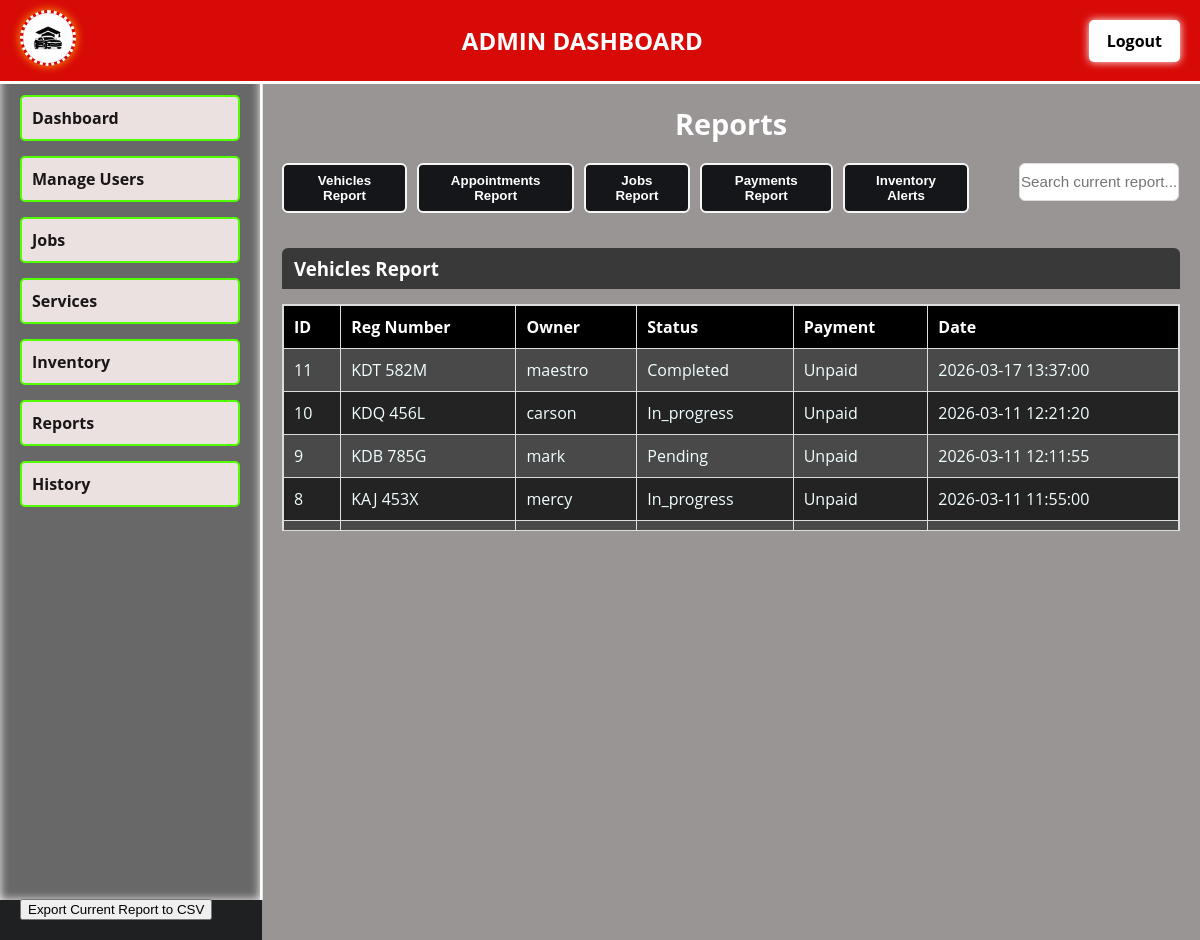
The app's page /admin/admin_reports.php with its own data.
### tables this page shows
CREATE TABLE `vehicles` (
  `id` int(11) NOT NULL,
  `reg_number` varchar(20) NOT NULL,
  `owner_id` int(11) NOT NULL,
  `phone` varchar(20) NOT NULL,
  `status` enum('pending','in_progress','completed') DEFAULT 'pending',
  `payment_status` enum('unpaid','paid') DEFAULT 'unpaid',
  `created_at` timestamp NOT NULL DEFAULT current_timestamp()
);

CREATE TABLE `users` (
  `id` int(11) NOT NULL,
  `username` varchar(100) NOT NULL,
  `email` varchar(150) NOT NULL,
  `password_hash` varchar(255) NOT NULL,
  `role` enum('admin','receptionist','mechanic','customer') NOT NULL,
  `status` enum('active','frozen') DEFAULT 'active',
  `created_at` timestamp NOT NULL DEFAULT current_timestamp()
);

### admin/admin_reports.php (the view, shortened to what this page needs)
<?php
$page_title = "Reports";
include_once("../public/includes/db_connect.php");
include_once("../public/includes/header.php");
include_once("../public/includes/sidebar.php");
echo '<link rel="stylesheet" href="../admin/admin_styling.css">';
$vehicles = $conn->query("SELECT v.id, v.reg_number, u.username AS owner, v.status, v.payment_status, v.created_at
                          FROM vehicles v
                          JOIN users u ON v.owner_id=u.id
                          ORDER BY v.created_at DESC");
?>
<main class="main-content">
    <h2 class="page-heading"><?= $page_title; ?></h2>
    <div class="report-header">
        <nav class="report-links">
            <button onclick="showReport('vehicles')">Vehicles Report</button>
            <button onclick="showReport('appointments')">Appointments Report</button>
            <button onclick="showReport('jobs')">Jobs Report</button>
            <button onclick="showReport('payments')">Payments Report</button>
            <button onclick="showReport('alerts')">Inventory Alerts</button>
            <input type="text" id="reportSearch" placeholder="Search current report..." style="margin-left:40px; width:160px;">
        </nav>
    </div>
    <div id="vehicles" class="report-section" style="display:block;">
        <h3>Vehicles Report</h3>
        <div class="table-wrapper">
            <table class="styled-table" id="vehiclesTable">
                <thead>
                    <tr><th>ID</th><th>Reg Number</th><th>Owner</th><th>Status</th><th>Payment</th><th>Date</th></tr>
                </thead>
                <tbody>
                    <?php while($v = $vehicles->fetch_assoc()): ?>
                    <tr>
                        <td><?= $v['id']; ?></td>
                        <td><?= htmlspecialchars($v['reg_number']); ?></td>
                        <td><?= htmlspecialchars($v['owner']); ?></td>
                        <td><?= ucfirst($v['status']); ?></td>
                        <td><?= ucfirst($v['payment_status']); ?></td>
                        <td><?= $v['created_at']; ?></td>
                    </tr>
                    <?php endwhile; ?>
                </tbody>
            </table>
        </div>
    </div>
    <div style="position:fixed; bottom:20px; left:20px;">
        <button onclick="exportReportToCSV()">Export Current Report to CSV</button>
    </div>
</main>
<?php
include_once("../public/includes/header.php");
include_once("../public/includes/sidebar.php");
?>

### public/css/bigi_theme.css (style rules this page uses)
.main-content { margin-left: 262px; margin-right: 0; top: 60px; bottom: 40px; padding: 0px; position: relative; z-index: 1; background-color: rgba(220, 211, 211, 0.655); }
.page-heading { text-align: center; font-size: 1.4rem; font-weight: bold; margin-bottom: 20px; color: #e8e3e3; }
.styled-table { width: 100%; border-collapse: collapse; }
.styled-table th, .styled-table td { border: 1px solid #ddd; padding: 8px; }
.styled-table th { background: black; color: white; position: sticky; top: 0; z-index: 2; }
.styled-table td { color: azure; }
.table-wrapper { position: sticky; top: 120px; height: 225px; display: flex; flex-direction: column; background: #4a4949; border: 1px solid #ddd; }

### admin/admin_styling.css (style rules this page uses)
.main-content { padding: 20px; min-height: 100vh; padding-bottom: 60px; }
.page-heading { font-size: 1.8rem; color: #ffffff; margin-bottom: 20px; font-weight: bold; }
.report-links { display: flex; gap: 10px; margin-bottom: 20px; }
.report-links button { background: #141619; color: #fff; border: 2px solid #f6f5f5; padding: 8px 16px; border-radius: 6px; cursor: pointer; font-weight: 600; transition: all 0.3s ease; }
.report-section h3 { color: #fff; background: #3a3939; padding: 8px 12px; border-radius: 6px 6px 0 0; margin: 0 0 10px 0; }
.inline-form input, .inline-form select, #reportSearch, #searchUsers, #searchServices, #searchJobs, #searchPayments, #searchAlerts, #searchHistory { padding: 1px 1px; border: 1px solid #ddd; border-radius: 6px; font-size: 0.95rem; height: 38px; box-sizing: border-box; margin-right: 1px; background: #fff; color: #141619; flex: 0 0 0px; }
.report-header { display: flex; align-items: center; gap: 15px; margin-bottom: 15px; }
.report-links { display: flex; gap: 10px; }
.styled-table td:last-child { white-space: nowrap; }
.table-wrapper { max-height: 400px; overflow-y: auto; margin-top: 15px; }
.styled-table { width: 100%; border-collapse: collapse; }
.styled-table th, .styled-table td { padding: 10px; border: 1px solid #ddd; text-align: left; }
.styled-table thead { background: #cc1f1f; color: #fff; position: sticky; top: 0; z-index: 2; }
.styled-table tr:nth-child(even) { background: #242323; }

### records on screen
vehicles: id "11", reg_number "KDT 582M", owner.username "maestro", status "Completed", payment_status "Unpaid", created_at "2026-03-17 13:37:00"
vehicles: id "10", reg_number "KDQ 456L", owner.username "carson", status "In_progress", payment_status "Unpaid", created_at "2026-03-11 12:21:20"
vehicles: id "9", reg_number "KDB 785G", owner.username "mark", status "Pending", payment_status "Unpaid", created_at "2026-03-11 12:11:55"
vehicles: id "8", reg_number "KAJ 453X", owner.username "mercy", status "In_progress", payment_status "Unpaid", created_at "2026-03-11 11:55:00"

### other values on screen
$dashboard_name "ADMIN DASHBOARD"
$page_title "Reports"
